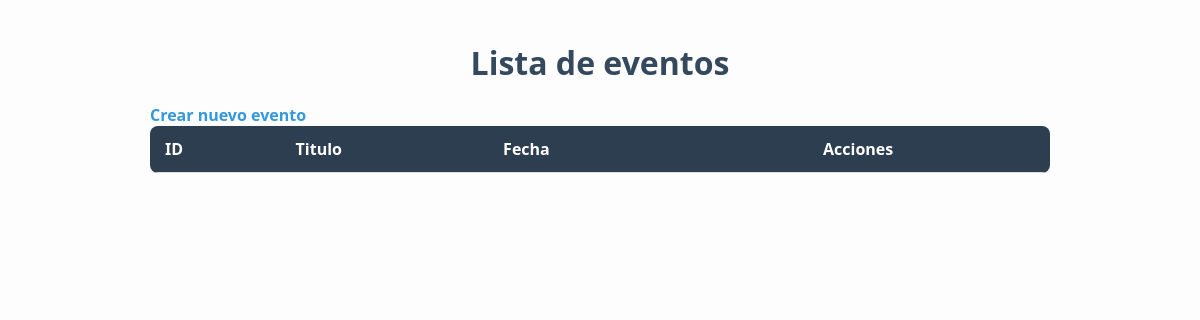
Page /eventos/eventos/ on the earlier database version.
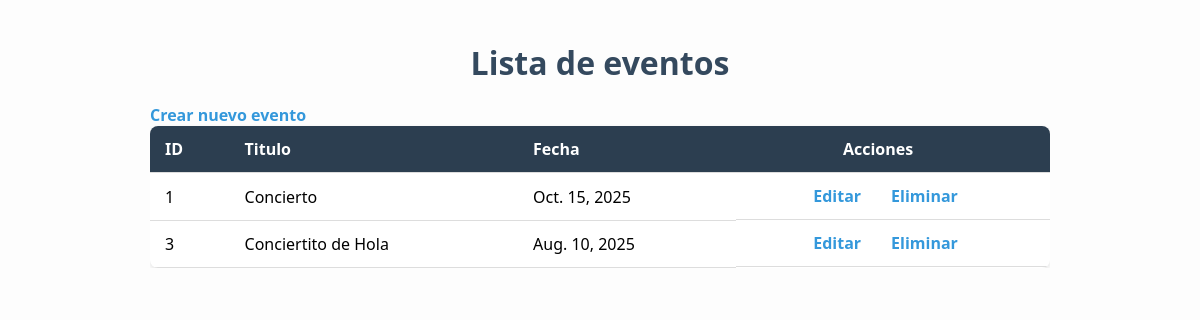
Same page on the later database version.
### eventos/models.py (models this page shows, shortened)
class Evento(models.Model):
    titulo=models.CharField(max_length=100,unique=True)
    descripcion=models.TextField()
    fecha=models.DateField()
    lugar=models.CharField(max_length=200)
    organizador=models.ForeignKey(Usuario,on_delete=models.CASCADE,related_name='eventos_organizados')

### eventos/views.py (the view)
# urls.py: path('eventos/', views.lista_eventos, name='lista_eventos'),
def lista_eventos(request):
    eventos=Evento.objects.all()
    return render(request,'eventos/lista_eventos.html',{'eventos':eventos})

### eventos/templates/eventos/lista_eventos.html (shortened to what this page needs)
{% load static %}
<!DOCTYPE html>
<html lang="en">
<head>
  <link rel="stylesheet" href="{% static 'css/list_events.css' %}">
</head>
<body>
  <h1>Lista de eventos</h1>
  <div class="table-container">
    <a href="{% url 'crear_evento' %}">Crear nuevo evento</a>
    <table>
      <thead>
        <tr>
          <th>ID</th>
          <th>Titulo</th>
          <th>Fecha</th>
          <th class="actions">Acciones</th>
        </tr>
      </thead>
      <tbody>
        {% for evento in eventos %}
        <tr>
          <td>{{ evento.id }}</td>
          <td>{{ evento.titulo }}</td>
          <td>{{ evento.fecha }}</td>
          <td class="actions">
            <a href="{% url 'editar_evento' evento.id %}">Editar</a>
            <a href="{% url 'eliminar_evento' evento.id %}">Eliminar</a>
          </td>
        </tr>
        {% endfor %}
      </tbody>
    </table>
  </div>
</body>
</html>

### eventos/static/css/list_events.css (style rules this page uses)
body { background-color: #fdfdfd; font-family: "Segoe UI", Tahoma, Geneva, Verdana, sans-serif; margin: 0; padding: 20px; }
h1 { text-align: center; color: #34495e; margin-bottom: 20px; }
a { text-decoration: none; color: #3498db; font-weight: bold; }
.table-container { max-width: 900px; margin: 0 auto; overflow-x: auto; }
table { width: 100%; border-collapse: collapse; background: white; box-shadow: 0 2px 5px rgba(0,0,0,0.1); border-radius: 8px; overflow: hidden; }
thead { background: #2c3e50; color: white; }
th, td { padding: 12px 15px; text-align: left; border-bottom: 1px solid #ddd; }
td a { display: inline-block; margin-right: 15px; }
th.actions { text-align: center; padding-right: 45px; }
td.actions { display: flex; justify-content: center; gap: 15px; }

Differences in the rows shown:
added Evento: id "1", titulo "Concierto", fecha "Oct. 15, 2025"
added Evento: id "3", titulo "Conciertito de Hola", fecha "Aug. 10, 2025"
